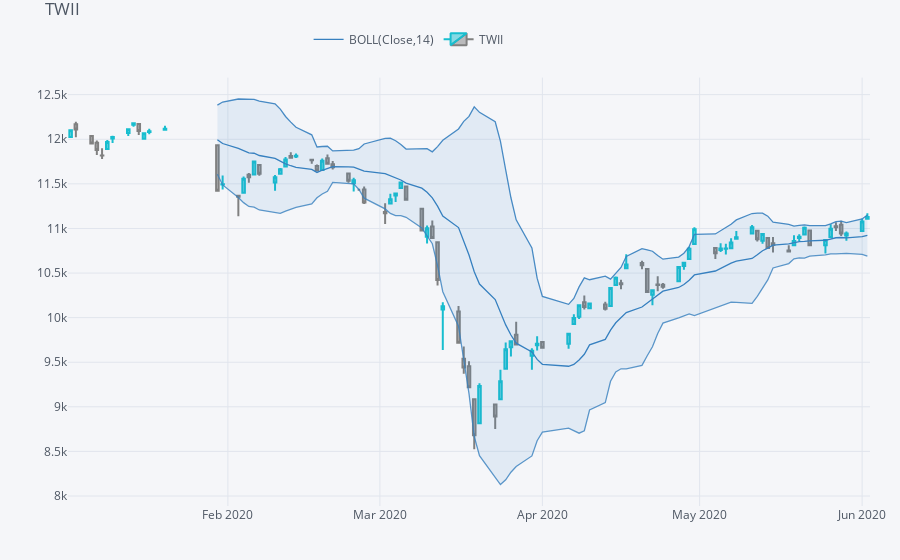

Notebook code cell kept with this figure:
### Markdown cell above
## Bollinger bands

### Code cell
qf.add_bollinger_bands(periods=14,  boll_std=2)
plyo.iplot(qf.iplot(asFigure=True),)
